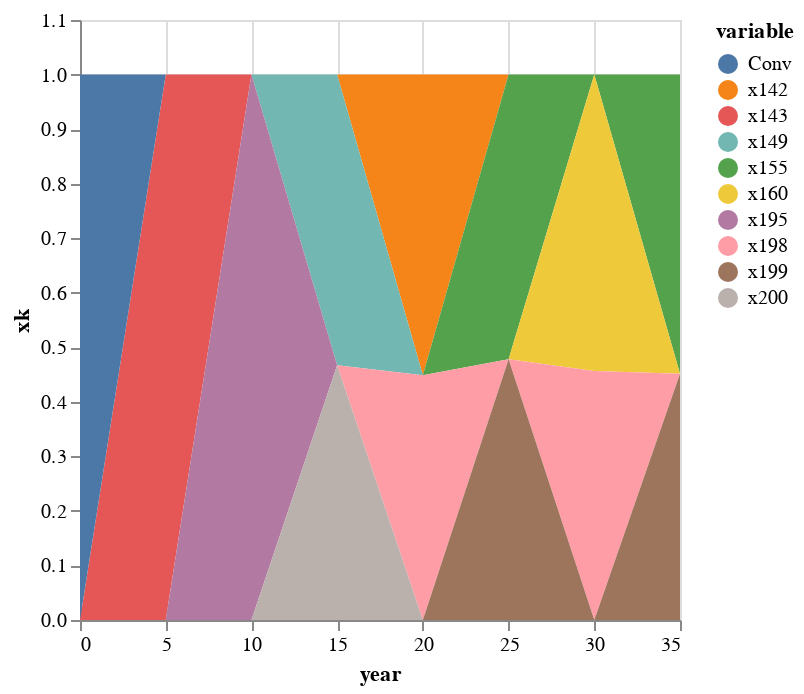

The cell this chart's notebook holds for it:
### Code cell
transpose(xk)
df1=DataFrame(xk',:auto)
df1[!,:year] = 5*collect(1:7)
df1=df1[!, any.(>(0), eachcol(df1))]
df1[!,:Conv] = zeros(7)
sNames="compromise ".*string.(collect(1:length(xk[:,1])))
push!(df1,zeros(size(df1)[2]))
df1[8,:Conv]=1

comp=df1 |> stack |> @vlplot(:area, x=:year, y={:value, stack=:zero, title="xk"}, color="variable:n",legend=:sNames) 
#save("./result-case-roadmap/compromise-roadmap.svg", comp)
comp

### Figure 1 — Vega-Lite specification as saved in the notebook (floating-point values rounded to 4 significant figures)
{"data": {"values": [{"value": 0, "variable": "x142", "year": 5}, {"value": 0, "variable": "x142", "year": 10}, {"value": 0, "variable": "x142", "year": 15}, {"value": 0.5513, "variable": "x142", "year": 20}, {"value": 0, "variable": "x142", "year": 25}, {"value": 0, "variable": "x142", "year": 30}, {"value": 0, "variable": "x142", "year": 35}, {"value": 0, "variable": "x142", "year": 0}, {"value": 1.0, "variable": "x143", "year": 5}, {"value": 0, "variable": "x143", "year": 10}, {"value": 0, "variable": "x143", "year": 15}, {"value": 0, "variable": "x143", "year": 20}, {"value": 0, "variable": "x143", "year": 25}, {"value": 0, "variable": "x143", "year": 30}, {"value": 0, "variable": "x143", "year": 35}, {"value": 0, "variable": "x143", "year": 0}, {"value": 0, "variable": "x149", "year": 5}, {"value": 0, "variable": "x149", "year": 10}, {"value": 0.5331, "variable": "x149", "year": 15}, {"value": 0, "variable": "x149", "year": 20}, {"value": 0, "variable": "x149", "year": 25}, {"value": 0, "variable": "x149", "year": 30}, {"value": 0, "variable": "x149", "year": 35}, {"value": 0, "variable": "x149", "year": 0}, {"value": 0, "variable": "x155", "year": 5}, {"value": 0, "variable": "x155", "year": 10}, {"value": 0, "variable": "x155", "year": 15}, {"value": 0, "variable": "x155", "year": 20}, {"value": 0.5219, "variable": "x155", "year": 25}, {"value": 0, "variable": "x155", "year": 30}, {"value": 0.5484, "variable": "x155", "year": 35}, {"value": 0, "variable": "x155", "year": 0}, {"value": 0, "variable": "x160", "year": 5}, {"value": 0, "variable": "x160", "year": 10}, {"value": 0, "variable": "x160", "year": 15}, {"value": 0, "variable": "x160", "year": 20}, {"value": 0, "variable": "x160", "year": 25}, {"value": 0.5433, "variable": "x160", "year": 30}, {"value": 0, "variable": "x160", "year": 35}, {"value": 0, "variable": "x160", "year": 0}, {"value": 0, "variable": "x195", "year": 5}, {"value": 1, "variable": "x195", "year": 10}, {"value": 0, "variable": "x195", "year": 15}, {"value": 0, "variable": "x195", "year": 20}, {"value": 0, "variable": "x195", "year": 25}, {"value": 0, "variable": "x195", "year": 30}, {"value": 0, "variable": "x195", "year": 35}, {"value": 0, "variable": "x195", "year": 0}, {"value": 0, "variable": "x198", "year": 5}, {"value": 0, "variable": "x198", "year": 10}, {"value": 0, "variable": "x198", "year": 15}, {"value": 0.4487, "variable": "x198", "year": 20}, {"value": 0, "variable": "x198", "year": 25}, {"value": 0.4567, "variable": "x198", "year": 30}, {"value": 0, "variable": "x198", "year": 35}, {"value": 0, "variable": "x198", "year": 0}, {"value": 0, "variable": "x199", "year": 5}, {"value": 0, "variable": "x199", "year": 10}, {"value": 0, "variable": "x199", "year": 15}, {"value": 0, "variable": "x199", "year": 20}, {"value": 0.4781, "variable": "x199", "year": 25}, {"value": 0, "variable": "x199", "year": 30}, {"value": 0.4516, "variable": "x199", "year": 35}, {"value": 0, "variable": "x199", "year": 0}, {"value": 0, "variable": "x200", "year": 5}, {"value": 0, "variable": "x200", "year": 10}, {"value": 0.4669, "variable": "x200", "year": 15}, {"value": 0, "variable": "x200", "year": 20}, {"value": 0, "variable": "x200", "year": 25}, {"value": 0, "variable": "x200", "year": 30}, {"value": 0, "variable": "x200", "year": 35}, {"value": 0, "variable": "x200", "year": 0}, {"value": 0, "variable": "Conv", "year": 5}, {"value": 0, "variable": "Conv", "year": 10}, {"value": 0, "variable": "Conv", "year": 15}, {"value": 0, "variable": "Conv", "year": 20}, {"value": 0, "variable": "Conv", "year": 25}, {"value": 0, "variable": "Conv", "year": 30}, {"value": 0, "variable": "Conv", "year": 35}, {"value": 1, "variable": "Conv", "year": 0}]}, "encoding": {"color": {"field": "variable", "type": "nominal"}, "x": {"field": "year", "type": "quantitative"}, "y": {"field": "value", "stack": "zero", "title": "xk", "type": "quantitative"}}, "legend": "sNames", "mark": "area"}
